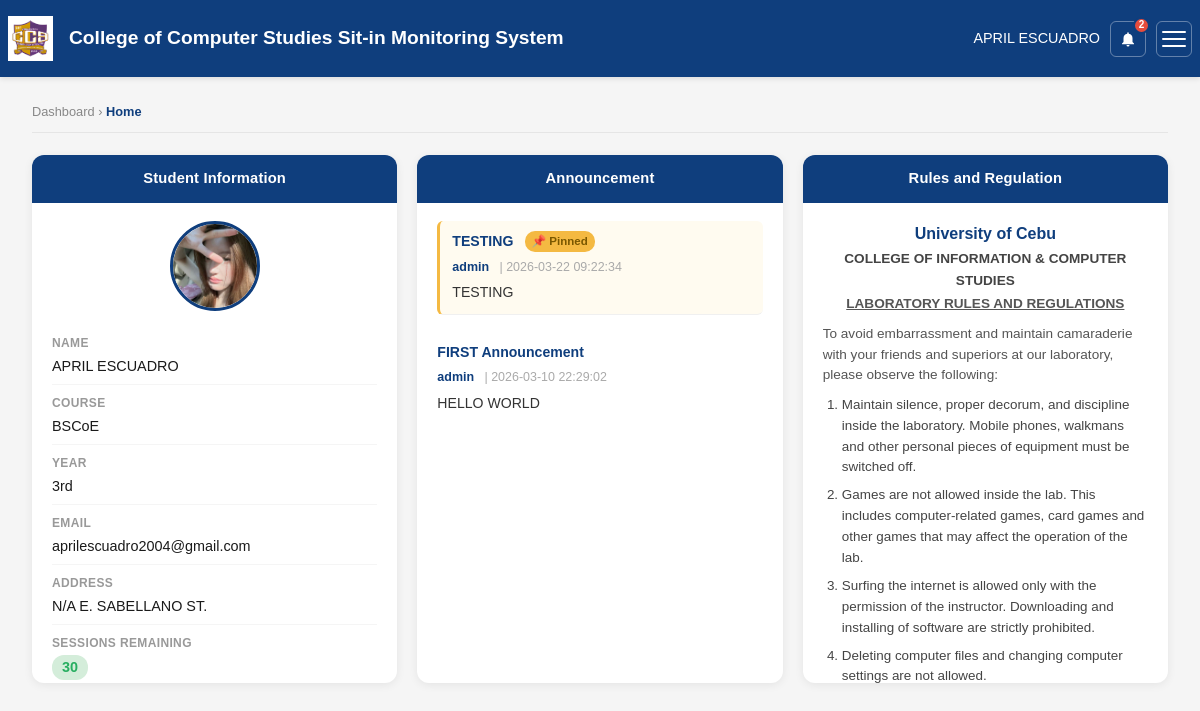
/dashboard (signed in), run on the app's committed database.
### tables this page shows
CREATE TABLE students (
            id          INTEGER PRIMARY KEY AUTOINCREMENT,
            idNumber    TEXT UNIQUE NOT NULL,
            firstName   TEXT NOT NULL,
            lastName    TEXT NOT NULL,
            middleName  TEXT,
            yearLevel TEXT,
            password    TEXT NOT NULL,
            email       TEXT NOT NULL,
            course      TEXT,
            address     TEXT,
            sitin_count INTEGER DEFAULT 30,
            created_at  DATETIME DEFAULT CURRENT_TIMESTAMP
        , number_of_sitins INTEGER DEFAULT 0, photo_url TEXT);

CREATE TABLE announcements (
            id          INTEGER PRIMARY KEY AUTOINCREMENT,
            title       TEXT NOT NULL,
            content     TEXT NOT NULL,
            posted_by   TEXT NOT NULL,
            created_at  DATETIME DEFAULT CURRENT_TIMESTAMP
        , is_pinned INTEGER DEFAULT 0);

### app.py (the view)
@app.route('/dashboard')
def dashboard():
    if not session.get('student_id'):
        return redirect('/login')
    student = get_student_by_id(session['student_id'])
    if not student:
        session.clear()
        return redirect('/login')
    sessions      = get_student_sessions(session['student_id'])
    announcements = get_all_announcements()
    submitted_ids = set()
    for s in sessions:
        if has_feedback(s['id']):
            submitted_ids.add(s['id'])
    return render_template('student_dashboard.html',
        student=student,
        sessions=sessions,
        announcements=announcements,
        submitted_feedback_ids=submitted_ids
    )

### dbhelper.py (called while the page is built)
def get_db():
    conn = sqlite3.connect(DATABASE)
    conn.row_factory = sqlite3.Row
    return conn

def get_student_by_id(id_number):
    conn = get_db()
    student = conn.execute(
        "SELECT * FROM students WHERE idNumber = ?", (id_number,)
    ).fetchone()
    conn.close()
    return student

def get_student_sessions(id_number):
    conn = get_db()
    sessions = conn.execute("""
        SELECT * FROM sitin_sessions
        WHERE idNumber = ?
        ORDER BY time_in DESC
    """, (id_number,)).fetchall()
    conn.close()
    return sessions

def get_all_announcements():
    conn = get_db()
    announcements = conn.execute(
        "SELECT * FROM announcements ORDER BY is_pinned DESC, created_at DESC"
    ).fetchall()
    conn.close()
    return announcements

def has_feedback(session_id):
    conn = get_db()
    row = conn.execute(
        "SELECT id FROM feedback WHERE session_id = ?", (session_id,)
    ).fetchone()
    conn.close()
    return row is not None

### templates/student_dashboard.html (shortened to what this page needs)
<!DOCTYPE html>
<html lang="en">
<head>
    <link rel="stylesheet" href="{{ url_for('static', filename='style.css') }}">
</head>
<body>
    <nav class="navbar">
        <div class="nav-content">
            <div class="logo-section">
                <img src="{{ url_for('static', filename='images/ucmainccslogo.jpg') }}" alt="CCS Logo" class="navbar-logo">
                <span class="site-title">College of Computer Studies Sit-in Monitoring System</span>
            </div>
            <div class="header-actions">
                <span class="student-name-label">
                    {{ student.firstName }}{% if student.middleName %} {{ student.middleName }}{% endif %} {{ student.lastName }}
                </span>
                <button class="notif-btn" id="notifBtn" onclick="toggleNotif()" aria-label="Notifications">
                    <svg viewBox="0 0 24 24"><path d="M12 22a2 2 0 0 0 2-2h-4a2 2 0 0 0 2 2zm6-6V11a6 6 0 0 0-5-5.91V4a1 1 0 0 0-2 0v1.09A6 6 0 0 0 6 11v5l-2 2v1h16v-1l-2-2z"/></svg>
                    <span class="notif-badge" id="notifBadge">{{ announcements|length if announcements else 0 }}</span>
                </button>
                <button class="hamburger-btn" id="hamburgerBtn" onclick="toggleHam()" aria-label="Open menu">
                    <span class="bar"></span><span class="bar"></span><span class="bar"></span>
                </button>
            </div>
        </div>
    </nav>
    <div class="admin-wrapper">
        <main class="admin-main">
            <p class="page-breadcrumb">Dashboard &rsaquo; <span id="activeLabel">Home</span></p>
            <div id="section-home" class="page-section active">
                <div class="student-panel-grid">
                    <div class="student-info-panel">
                        <div class="panel-tab-header">Student Information</div>
                        <div class="panel-body">
                            <div class="student-avatar-wrap">
                                <img src="{{ student.photo_url if student.photo_url else url_for('static', filename='images/ucmainccslogo.jpg') }}"
                                     alt="Profile" class="student-avatar-img" id="dashAvatar">
                            </div>
                            <div class="student-info-list">
                                <div class="info-row">
                                    <span class="info-label">Name</span>
                                    <span class="info-value" id="dashNameDisplay">
                                        {{ student.firstName }}{% if student.middleName %} {{ student.middleName }}{% endif %} {{ student.lastName }}
                                    </span>
                                </div>
                                <div class="info-row"><span class="info-label">Course</span><span class="info-value" id="dashCourseDisplay">{{ student.course }}</span></div>
                                <div class="info-row">
                                    <span class="info-label">Year</span>
                                    <span class="info-value" id="dashYearDisplay">{{ student.yearLevel }}{% if student.yearLevel == '1' %}st{% elif student.yearLevel == '2' %}nd{% elif student.yearLevel == '3' %}rd{% else %}th{% endif %}</span>
                                </div>
                                <div class="info-row"><span class="info-label">Email</span><span class="info-value" id="dashEmailDisplay">{{ student.email }}</span></div>
                                <div class="info-row"><span class="info-label">Address</span><span class="info-value" id="dashAddressDisplay">{{ student.address }}</span></div>
                                <div class="info-row">
                                    <span class="info-label">Sessions Remaining</span>
                                    <span id="dashSessionCount" class="info-value session-count-val {% if student.sitin_count <= 5 %}session-low{% elif student.sitin_count <= 10 %}session-mid{% else %}session-ok{% endif %}">
                                        {{ student.sitin_count }}
                                    </span>
                                </div>
                            </div>
                        </div>
                    </div>
                    <div class="panel-card">
                        <div class="panel-card-header">Announcement</div>
                        <div class="panel-card-body">
                            {% for a in announcements %}
                            <div class="announcement-card {% if a.is_pinned %}is-pinned{% endif %}">
                                <div class="ann-title-row">
                                    <span class="ann-title-text">{{ a.title if a.title else '' }}</span>
                                    {% if a.is_pinned %}<span class="ann-pin-label">📌 Pinned</span>{% endif %}
                                </div>
                                <div class="ann-meta"><span class="ann-author">{{ a.posted_by }}</span><span class="ann-date">| {{ a.created_at }}</span></div>
                                <p class="ann-body">{{ a.content }}</p>
                            </div>
                            {% else %}
                            <p class="no-data">No announcements at this time.</p>
                            {% endfor %}
                        </div>
                    </div>
                    <div class="panel-card">
                        <div class="panel-card-header">Rules and Regulation</div>
                        <div class="panel-card-body">
                            <h3 class="rules-header">University of Cebu</h3>
                            <h4 class="rules-subheader">COLLEGE OF INFORMATION &amp; COMPUTER STUDIES</h4>
                            <h4 class="rules-title">LABORATORY RULES AND REGULATIONS</h4>
                            <p class="rules-intro">To avoid embarrassment and maintain camaraderie with your friends and superiors at our laboratory, please observe the following:</p>
                            <ol class="rules-list">
                                <li>Maintain silence, proper decorum, and discipline inside the laboratory. Mobile phones, walkmans and other personal pieces of equipment must be switched off.</li>
                                <li>Games are not allowed inside the lab. This includes computer-related games, card games and other games that may affect the operation of the lab.</li>
                                <li>Surfing the internet is allowed only with the permission of the instructor. Downloading and installing of software are strictly prohibited.</li>
                                <li>Deleting computer files and changing computer settings are not allowed.</li>
                            </ol>
                        </div>
                    </div>
                </div>
            </div>
        </main>
    </div>
</body>
</html>

### static/style.css (style rules this page uses)
* { margin: 0; padding: 0; box-sizing: border-box; }
body { font-family: Arial, sans-serif; line-height: 1.6; color: #333; background-color: #f5f5f5; padding-top: 70px; }
html, body { scroll-behavior: smooth; scroll-padding-top: 90px; }
.navbar { background-color: #0F3E7D; padding: 1rem 0; box-shadow: 0 2px 5px rgba(0,0,0,0.1); position: fixed; top: 0; left: 0; width: 100%; z-index: 1000; }
.nav-content { max-width: 1200px; margin: 0 auto; padding: 0 0.5rem; display: flex; justify-content: space-between; align-items: center; }
.logo-section { display: flex; align-items: center; gap: 1rem; }
.navbar-logo { height: 45px; width: auto; }
.site-title { color: white; font-size: 1.2rem; font-weight: bold; }
.admin-wrapper { display: flex; min-height: calc(100vh - 70px); align-items: flex-start; }
.admin-main { flex: 1; padding: 2rem; background-color: #f5f5f5; overflow-x: hidden; }
.student-panel-grid { display: grid; grid-template-columns: 280px 1fr; gap: 1.5rem; margin-bottom: 2rem; }
.student-info-panel, .student-tabs-panel { background: white; border-radius: 8px; box-shadow: 0 2px 8px rgba(0,0,0,0.08); overflow: hidden; }
.panel-tab-header { background: #0F3E7D; color: white; font-weight: bold; font-size: 0.92rem; padding: 0.65rem 1rem; text-align: center; }
.panel-body { padding: 1rem; }
.student-avatar-wrap { text-align: center; margin-bottom: 1rem; }
.student-avatar-img { width: 80px; height: 80px; border-radius: 50%; object-fit: cover; border: 3px solid #0F3E7D; }
.student-info-list { display: flex; flex-direction: column; gap: 0.5rem; }
.info-row { display: flex; align-items: flex-start; gap: 0.5rem; font-size: 0.88rem; padding-bottom: 0.4rem; border-bottom: 1px solid #f5f5f5; }
.info-row:last-child { border-bottom: none; }
.info-label { color: #555; font-weight: bold; flex-shrink: 0; min-width: 65px; }
.info-value { color: #333; word-break: break-word; }
.session-count-val { font-weight: bold; font-size: 1rem; padding: 1px 10px; border-radius: 12px; }
.session-ok { background: #d4edda; color: #1e7e34; }
.announcement-card { padding: 0.8rem 0; border-bottom: 1px solid #f0f0f0; }
.announcement-card:last-child { border-bottom: none; }
.ann-meta { font-size: 0.8rem; color: #0F3E7D; font-weight: bold; margin-bottom: 0.3rem; }
.ann-author { margin-right: 4px; }
.ann-date { color: #888; font-weight: normal; }
.ann-body { font-size: 0.88rem; color: #444; line-height: 1.6; }
.rules-header { font-size: 1rem; color: #0F3E7D; text-align: center; font-weight: bold; margin-bottom: 2px; }
.rules-subheader { font-size: 0.85rem; color: #0F3E7D; text-align: center; margin-bottom: 8px; }
.rules-title { font-size: 0.88rem; color: #333; text-align: center; font-weight: bold; margin-bottom: 8px; text-decoration: underline; }
.rules-intro { color: #555; font-size: 0.83rem; margin-bottom: 10px; line-height: 1.6; }
.rules-list { padding-left: 1.2rem; color: #444; line-height: 1.7; font-size: 0.83rem; }
.rules-list li { margin-bottom: 0.5rem; }

### data on the page
students: firstName "APRIL", lastName "ESCUADRO", photo_url (picture), course "BSCoE", yearLevel "3", email "aprilescuadro2004@gmail.com", address "N/A E. SABELLANO ST.", sitin_count "30"
announcements: title "TESTING", is_pinned "📌 Pinned", posted_by "admin", created_at "2026-03-22 09:22:34", content "TESTING"
announcements: title "FIRST Announcement", posted_by "admin", created_at "2026-03-10 22:29:02", content "HELLO WORLD"

### other printed values
{{ announcements|length if announcements else 0 }} "2"
